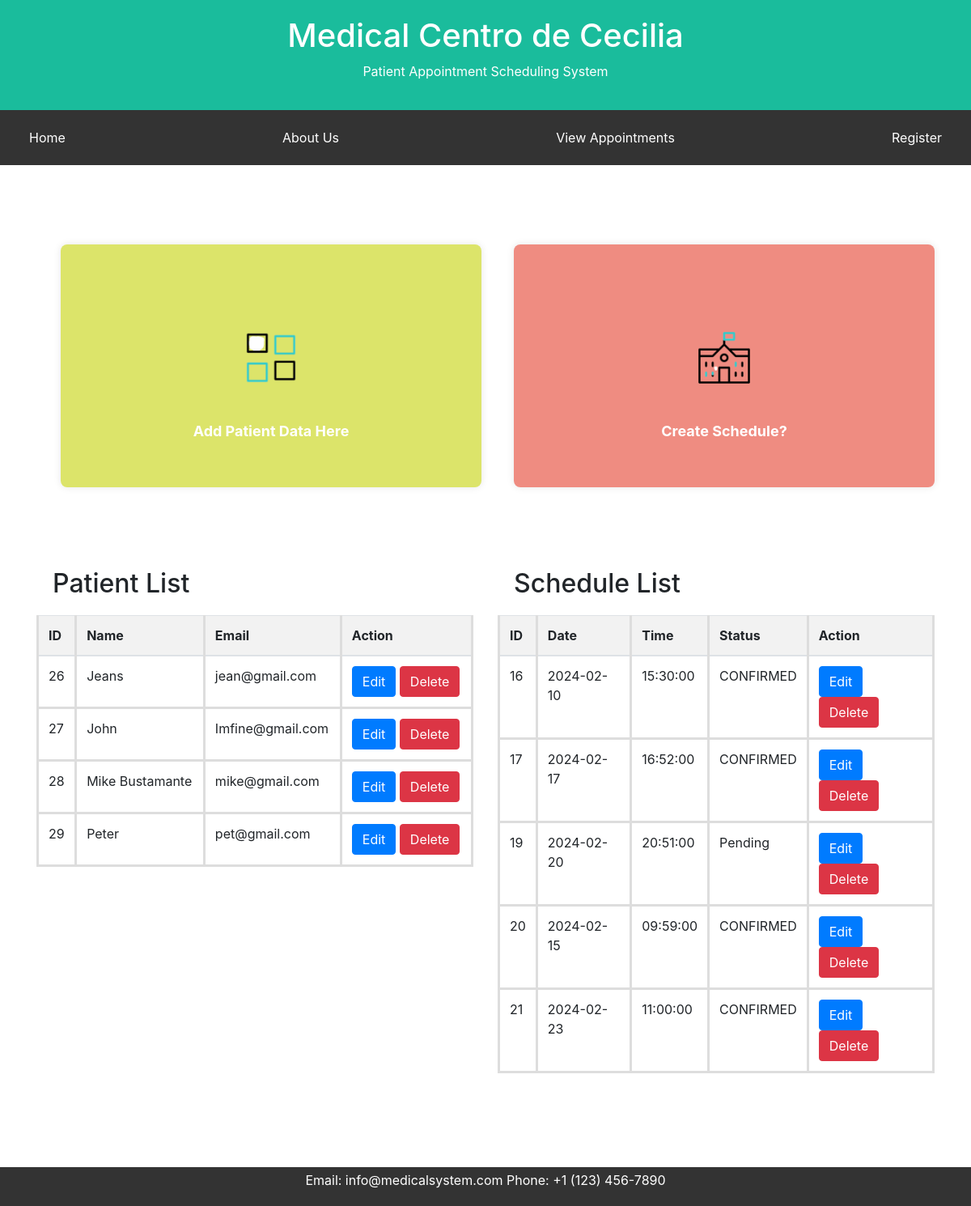
The page /form.php on the database its author committed.
### tables this page shows
CREATE TABLE `patient` (
  `p_id` int(11) NOT NULL,
  `p_name` varchar(50) NOT NULL,
  `p_email` varchar(50) NOT NULL
);

CREATE TABLE `schedule` (
  `s_id` int(11) NOT NULL,
  `s_date` date NOT NULL,
  `s_time` time NOT NULL,
  `s_status` varchar(50) NOT NULL DEFAULT 'Pending'
);

### form.php (the view, shortened to what this page needs)
<?php include_once 'templates/header.php'; ?>
<?php
include 'includes/db_connection.php';
?>
<body>
    <div class="container mt-5">
        <div class="cards-container">
            <div class="Card">
                <a href="#" data-toggle="modal" data-target="#patientFormModal">
                    <img src="images/menu-unscreen.gif" alt="">
                    <div class="Category">Add Patient Data Here</div>
                </a>
            </div>
            <div class="Card">
                <a href="#" data-toggle="modal" data-target="#scheduleFormModal">
                    <img src="images/school-unscreen.gif" alt="">
                    <div class="Category">Create Schedule?</div>
                </a>
            </div>
        </div>
     <div class="table-divider-container">
         <div class="left-container">
                <h2>Patient List</h2>
                <table class="table">
                    <thead>
                        <tr>
                            <th>ID</th>
                            <th>Name</th>
                            <th>Email</th>
                            <th>Action</th>
                        </tr>
                    </thead>
                    <tbody>
                        <?php
                        $existingPatients = $conn->query("SELECT * FROM patient");
                        foreach ($existingPatients as $patient) {
                            echo "<tr>";
                            echo "<td>{$patient['p_id']}</td>";
                            echo "<td>{$patient['p_name']}</td>";
                            echo "<td>{$patient['p_email']}</td>";
                            echo "<td>
                                    <button onclick='editPatient(\"{$patient['p_id']}\", \"{$patient['p_name']}\", \"{$patient['p_email']}\")' class='btn btn-primary'>Edit</button>
                                    <a href='includes/delete_patient.php?id={$patient['p_id']}' class='btn btn-danger'>Delete</a>
                                </td>";
                            echo "</tr>";
                        }
                        ?>
                    </tbody>
                </table>
         </div>
          <div class="right-container">
                        <h2>Schedule List</h2>
                        <table class="table">
                            <thead>
                                <tr>
                                    <th>ID</th>
                                    <th>Date</th>
                                    <th>Time</th>
                                    <th>Status</th>
                                    <th>Action</th>
                                </tr>
                            </thead>
                            <tbody>
                            <?php
                        $scheduleData = $conn->query("SELECT * FROM schedule");
                        foreach ($scheduleData as $schedule) {
                            echo "<tr>";
                            echo "<td>{$schedule['s_id']}</td>";
                            echo "<td>{$schedule['s_date']}</td>";
                            echo "<td>{$schedule['s_time']}</td>";
                            echo "<td>{$schedule['s_status']}</td>";
                            echo "<td>
                                    <button onclick='editSchedule(\"{$schedule['s_id']}\", \"{$schedule['s_date']}\", \"{$schedule['s_time']}\", \"{$schedule['s_status']}\")' class='btn btn-primary'>Edit</button>
                                    <a href='delete_schedule.php?s_id={$schedule['s_id']}' class='btn btn-danger'>Delete</a>
                                    </td>";
                            echo "</tr>";
                        }
                        ?>
                            </tbody>
                        </table>
                </div>
            </div>
     </div>
    <?php include_once 'templates/footer.php'; ?>
</body>
</html>

### css/style.css (style rules this page uses)
* { box-sizing: border-box; }
body { font-family: Arial, Helvetica, sans-serif; margin: 0; }

### css/aboutus.css (style rules this page uses)
body { font-family: Arial, Helvetica, sans-serif; margin: 0; }
html { box-sizing: border-box; }
*, *:before, *:after { box-sizing: inherit; }
.container { padding: 0 16px; }
.container::after, .row::after { content: ""; clear: both; display: table; }

### form.php (style rules this page uses)
.left-container, .right-container { width: 100%; }
.table-divider-container { display: grid; grid-template-columns: 1fr 1fr; gap: 30px; margin-bottom: 100px; }
.form-group, h2 { margin-left: 20px; margin-right: 20px; }
.cards-container { display: grid; grid-template-columns: 1fr 1fr; gap: 40px; max-width: 100%; padding-bottom: 100px; padding-top: 30px; margin-left: 30px; transition: margin-left 0.5s ease; }
.Card a { text-decoration: none; color: inherit; font-size: 100px; font-weight: bold; }
.Card { background-color: rgba(52, 152, 219, 0.7); border-radius: 8px; box-shadow: 0 0 10px rgba(0, 0, 0, 0.1); text-align: center; padding: 20px; height: 300px; margin-top: 20px; transition: transform 0.3s ease-in-out; display: flex; flex-direction: column; justify-content: center; align-items: center; }
.Category { font-size: 18px; margin-top: 10px; }
.Card img { width: 100px; height: 100px; padding: 10px; }
.Card:nth-child(1) { background-color: #d0db34bb; color: #ffffff; }
.Card:nth-child(2) { background-color: #e74d3ca4; color: #ffffff; }
table { width: 100%; border-collapse: collapse; margin-top: 20px; }
th, td { padding: 12px; text-align: left; border: 3px solid #ddd; }
th { background-color: #f2f2f2; }

### rows shown on the page
patient: p_id "26", p_name "Jeans", p_email "jean@gmail.com"
patient: p_id "27", p_name "John", p_email "Imfine@gmail.com"
patient: p_id "28", p_name "Mike Bustamante", p_email "mike@gmail.com"
patient: p_id "29", p_name "Peter", p_email "pet@gmail.com"
schedule: s_id "16", s_date "2024-02-10", s_time "15:30:00", s_status "CONFIRMED"
schedule: s_id "17", s_date "2024-02-17", s_time "16:52:00", s_status "CONFIRMED"
schedule: s_id "19", s_date "2024-02-20", s_time "20:51:00", s_status "Pending"
schedule: s_id "20", s_date "2024-02-15", s_time "09:59:00", s_status "CONFIRMED"
schedule: s_id "21", s_date "2024-02-23", s_time "11:00:00", s_status "CONFIRMED"
